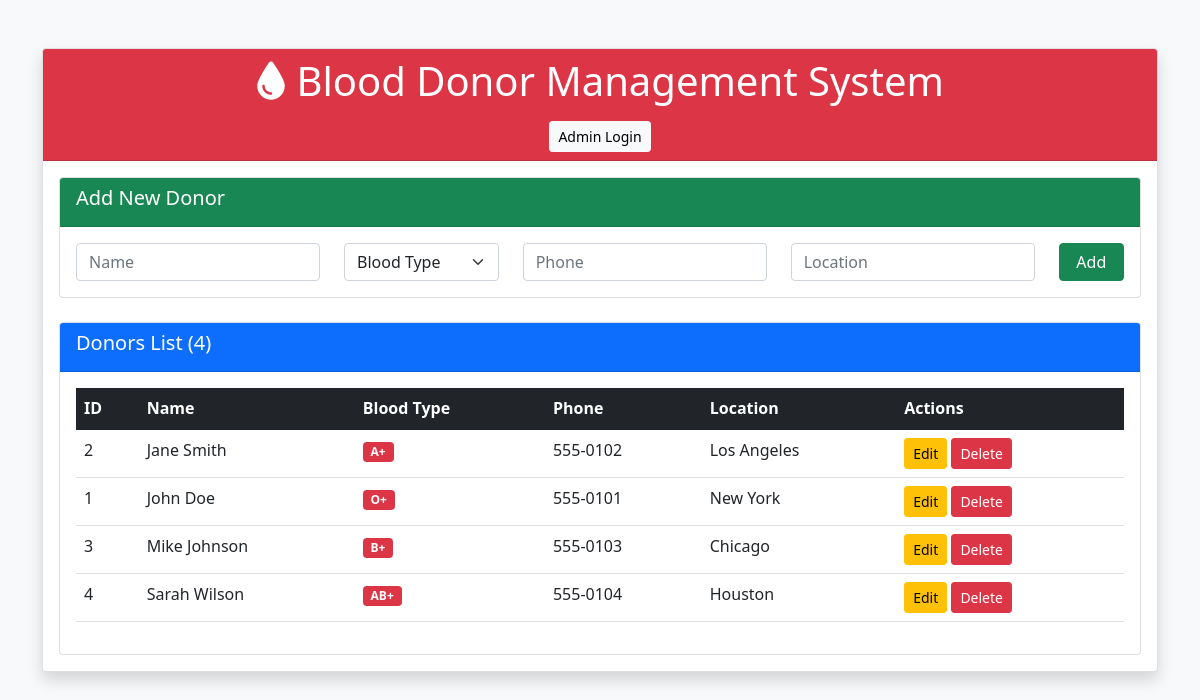
The page / on the database its author committed.
### tables this page shows
CREATE TABLE IF NOT EXISTS donors (
    id INT AUTO_INCREMENT PRIMARY KEY,
    name VARCHAR(100) NOT NULL,
    blood_type VARCHAR(5) NOT NULL,
    phone VARCHAR(20) NOT NULL,
    location VARCHAR(100) NOT NULL,
    status VARCHAR(20) DEFAULT 'available',
    created_at TIMESTAMP DEFAULT CURRENT_TIMESTAMP
);

### index.php (the view, shortened to what this page needs)
<?php
include 'config.php';
$donors = $conn->query("SELECT * FROM donors ORDER BY name")->fetch_all(MYSQLI_ASSOC);
?>
<!DOCTYPE html>
<html>
<head>
    <link href="https://cdn.jsdelivr.net/npm/bootstrap@5.1.3/dist/css/bootstrap.min.css" rel="stylesheet">
    <link href="https://cdnjs.cloudflare.com/ajax/libs/font-awesome/6.0.0/css/all.min.css" rel="stylesheet">
</head>
<body class="bg-light">
    <div class="container mt-5">
        <div class="card shadow">
            <div class="card-header bg-danger text-white text-center">
                <h1><i class="fas fa-tint"></i> Blood Donor Management System</h1>
                <a href="admin_login.php" class="btn btn-light btn-sm mt-2">Admin Login</a>
            </div>
            <div class="card-body">
                <div class="card mb-4">
                    <div class="card-header bg-success text-white">
                        <h5>Add New Donor</h5>
                    </div>
                    <div class="card-body">
                        <form method="POST">
                            <div class="row">
                                <div class="col-md-3">
                                    <input type="text" class="form-control" name="name" placeholder="Name" required>
                                </div>
                                <div class="col-md-2">
                                    <select class="form-select" name="blood_type" required>
                                        <option value="">Blood Type</option>
                                    </select>
                                </div>
                                <div class="col-md-3">
                                    <input type="text" class="form-control" name="phone" placeholder="Phone" required>
                                </div>
                                <div class="col-md-3">
                                    <input type="text" class="form-control" name="location" placeholder="Location" required>
                                </div>
                                <div class="col-md-1">
                                    <button class="btn btn-success w-100" name="create">Add</button>
                                </div>
                            </div>
                        </form>
                    </div>
                </div>
                <div class="card">
                    <div class="card-header bg-primary text-white">
                        <h5>Donors List (<?= count($donors) ?>)</h5>
                    </div>
                    <div class="card-body">
                        <table class="table table-hover">
                            <thead class="table-dark">
                                <tr>
                                    <th>ID</th>
                                    <th>Name</th>
                                    <th>Blood Type</th>
                                    <th>Phone</th>
                                    <th>Location</th>
                                    <th>Actions</th>
                                </tr>
                            </thead>
                            <tbody>
                                <?php foreach($donors as $donor): ?>
                                <tr>
                                    <td><?= $donor['id'] ?></td>
                                    <td><?= $donor['name'] ?></td>
                                    <td><span class="badge bg-danger"><?= $donor['blood_type'] ?></span></td>
                                    <td><?= $donor['phone'] ?></td>
                                    <td><?= $donor['location'] ?></td>
                                    <td>
                                        <button class="btn btn-sm btn-warning" data-bs-toggle="modal" data-bs-target="#edit<?= $donor['id'] ?>">Edit</button>
                                        <a href="?delete=<?= $donor['id'] ?>" class="btn btn-sm btn-danger" onclick="return confirm('Delete?')">Delete</a>
                                    </td>
                                </tr>
                                <?php endforeach; ?>
                            </tbody>
                        </table>
                    </div>
                </div>
            </div>
        </div>
    </div>
</body>
</html>

### rows shown on the page
donors: id "2", name "Jane Smith", blood_type "A+", phone "555-0102", location "Los Angeles"
donors: id "1", name "John Doe", blood_type "O+", phone "555-0101", location "New York"
donors: id "3", name "Mike Johnson", blood_type "B+", phone "555-0103", location "Chicago"
donors: id "4", name "Sarah Wilson", blood_type "AB+", phone "555-0104", location "Houston"

### other values the page prints
count($donors) "4"
